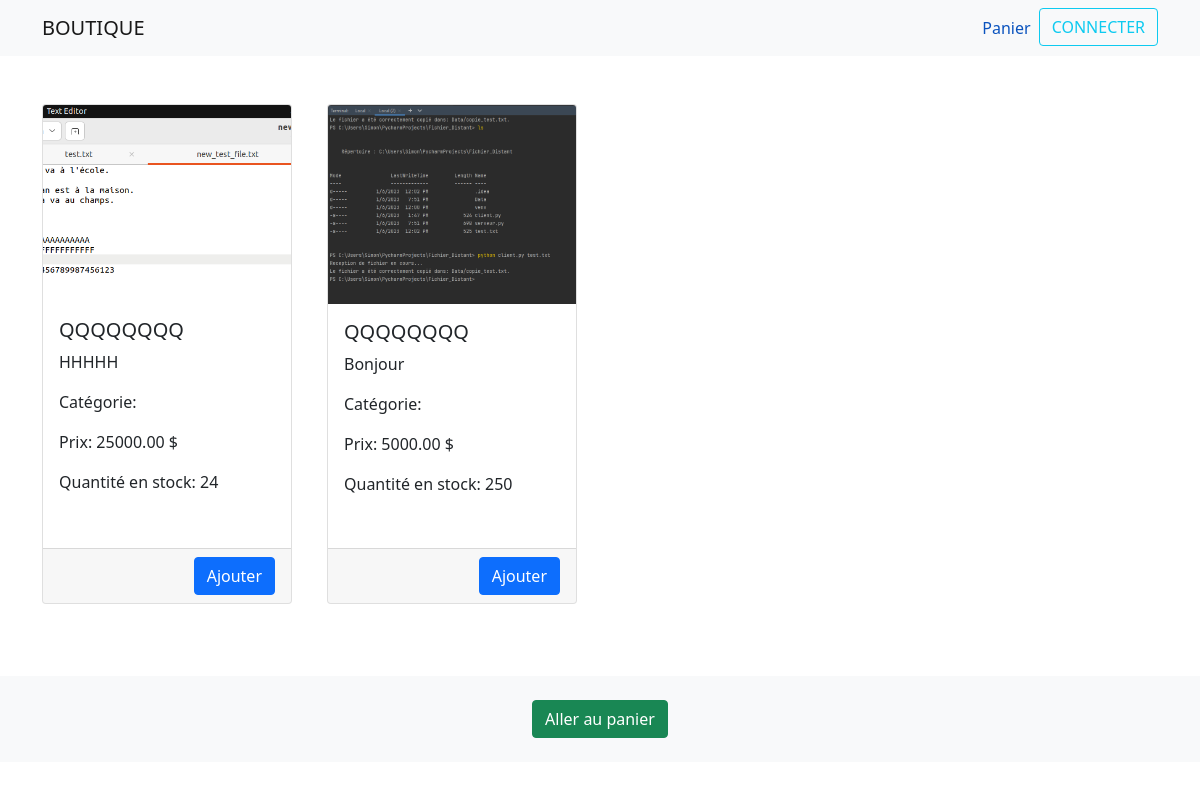
The page / on the database its author committed.
### tables this page shows
CREATE TABLE IF NOT EXISTS `produit` (
  `ID` int NOT NULL AUTO_INCREMENT,
  `nom` varchar(255) NOT NULL,
  `description` text,
  `prix` decimal(10,2) NOT NULL,
  `quantite_stock` int NOT NULL,
  `image` varchar(255) DEFAULT NULL,
  `Categorie_ID` int DEFAULT NULL,
  PRIMARY KEY (`ID`),
  KEY `Categorie_ID` (`Categorie_ID`)
);

### index.php (the view, shortened to what this page needs)
<!DOCTYPE html>
<html lang="en">
<head>
    <link rel="stylesheet" href="bootstrap/css/bootstrap.min.css">
</head>
<body>
<nav class="navbar navbar-expand-lg navbar-light bg-light">
    <div class="container">
        <a class="navbar-brand" href="#">BOUTIQUE</a>
        <ul class="navbar-nav ml-auto">
            <li class="nav-item">
                <a class="nav-link" style="color: #0a53be" href="cart.php">
                    Panier <span id="cartCount"><?php echo isset($_SESSION['panier']) ? '(' . array_sum($_SESSION['panier']) . ')' : '' ?></span>
                </a>
            </li>
            <li class="nav-item">
                <a class="btn btn-outline-info" href="admin-login.php">CONNECTER</a>
            </li>
        </ul>
    </div>
</nav>
<div class="container mt-5">
    <div class="row row-cols-1 row-cols-md-4">
        <?php
        include 'con_db.php';
        $query = "SELECT ID, nom, description, prix, quantite_stock, image, Categorie_ID FROM produit";
        $result = $con->query($query);
        if ($result->num_rows > 0) {
            while ($row = $result->fetch_assoc()) {
                echo '<div class="col mb-4">';
                echo '<div class="card custom-card">';
                echo '<img src="images/' . $row['image'] . '" class="card-img-top" alt="' . $row['nom'] . '">';
                echo '<div class="card-body">';
                echo '<h5 class="card-title">' . $row['nom'] . '</h5>';
                echo '<p class="card-text">' . $row['description'] . '</p>';
                echo '<p class="card-text">Catégorie: ' . getCategoryName($row['Categorie_ID']) . '</p>';
                echo '<p class="card-text">Prix: ' . $row['prix'] . ' $</p>';
                echo '<p class="card-text">Quantité en stock: ' . $row['quantite_stock'] . '</p>';
                echo '</div>';
                echo '<div class="card-footer">';
                $id = $row['ID'];
                echo '<a type="submit" class="btn btn-primary btn-block float-end" href="add-to-card.php?id=' . $id . '">Ajouter</a>';
                echo '</div>';
                echo '</div>';
                echo '</div>';
            }
        } else {
            echo '<p class="text-center">Aucun produit disponible</p>';
        }
        function getCategoryName($categoryId)
        {
            global $con;
            $query = "SELECT nom FROM categorie WHERE ID = ?";
            $stmt = $con->prepare($query);
            $stmt->bind_param("i", $categoryId);
            $stmt->execute();
            $stmt->bind_result($categoryName);
            return $categoryName;
        }
        ?>
    </div>
</div>
<footer class="bg-light text-center py-4 mt-5">
    <a class="btn btn-success" href="cart.php">Aller au panier</a>
</footer>
</body>
</html>

### index.php (style rules this page uses)
.custom-card { width: 250px; height: 500px; }
.custom-card img { width: 100%; height: 200px; object-fit: cover; }
.custom-card .card-body { height: 250px; overflow: hidden; }

### rows shown on the page
produit: image (picture), nom "QQQQQQQQ", description "HHHHH", prix "25000.00", quantite_stock "24"
produit: image (picture), nom "QQQQQQQQ", description "Bonjour", prix "5000.00", quantite_stock "250"
